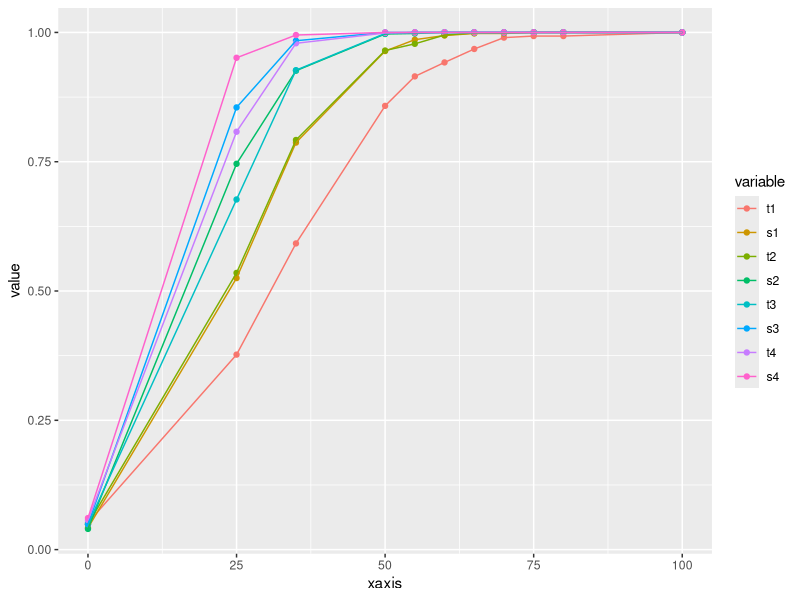
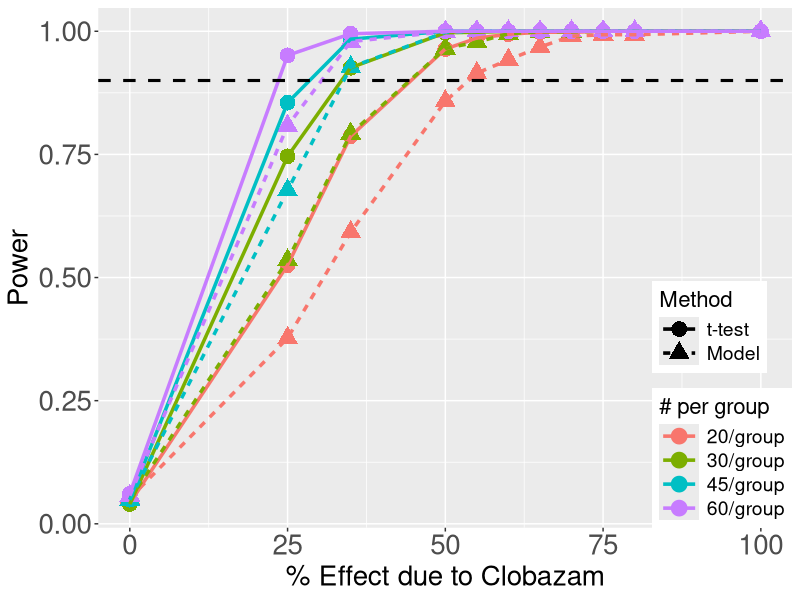

These charts were generated, in order, by the following R code:
#Author: Devin Pastoor
#Email: devin.pastoor@gmail.com
#code for data frame provided by Mathangi Gopalakrishnan


library(ggplot2)
library(plyr)
library(reshape2)
library(grid)

#xaxis data
esize<-c(0,25,35,50,55,60,65,70,75,80,100)

#power data from Mathangi
power<-data.frame(xaxis = c(0,25,35,50,55,60,65,70,75,80,100),
                  t1=c(0.052,0.377,0.592,0.858,0.915,0.942,0.968,0.990,0.993,0.993,1),
                  s1=c(0.042,0.525,0.787,0.964,0.986,0.994,0.998,0.998,1,1,1),
                  t2=c(0.049,0.535,0.792,0.965,0.978,0.995,0.999,0.999,1,1,1),
                  s2=c(0.040,0.746,0.926,0.997,0.998,1,1,1,1,1,1),
                  t3=c(0.049,0.677,0.927,0.998,1,1,1,1,1,1,1),
                  s3=c(0.049,0.855,0.984,1,1,1,1,1,1,1,1),
                  t4=c(0.057,0.808,0.979,0.999,1,1,1,1,1,1,1),
                  s4=c(0.061,0.951,0.995,1,1,1,1,1,1,1,1))

head(power)

#add x-axis data to dataframe
power[0, ] <- esize
y <- melt(power, id="xaxis", variable_name = "label")

#vector to distinguish whether T-test (T) or model (S)
ts <- rep(c("T", "S", "T", "S", "T", "S", "T", "S"), each = 11)

#vector to distinguish # per group
### 1: n = 20/group
### 2: n = 30/group
### 3: n = 45/group
### 4: n = 60/group
grp <- rep(c(seq(1,4)), each = 22)
y[,4] <- as.factor(ts)
y[,5] <- as.factor(grp)

head(y)

#basic qplot to see overall shape
qplot(xaxis, value, data = y, color = variable) + geom_line()

## Plot of power curves 
# ** V4 --> column in data from containing T/S
# ** V5 --> column in dataframe containing 1,2,3,4

plot <- ggplot(data = y, aes(x = xaxis, y = value, color = V5)) +
#add points, lines, and abline
  geom_point(aes(shape = V4), size = 5) +
  geom_line(aes(group = variable, linetype = V4), size = 1.2) +
  geom_hline(aes(yintercept = 0.9), linetype="dashed", size = 1.05) +

#control how legend looks
  labs(color = "# per group", shape = "Method", linetype = "Method") +    #if don't set linetype to same name will separate to 3 legends
  scale_color_discrete(name = "# per group",
                       labels = c("20/group", "30/group", "45/group", "60/group")) +
  scale_linetype_discrete(name = "Method", labels = c("t-test", "Model")) +
  scale_shape_discrete(name = "Method", labels = c("t-test", "Model")) +
  theme(legend.justification=c(1,0), legend.position=c(1,0)) + #legend placement on graph
  theme(legend.key.width= unit(2, "lines")) + #part of grid, controls width of lines in legend

#control how axis looks  
  scale_x_continuous(name = "% Effect due to Clobazam") +
  scale_y_continuous(name = "Power") +
    #to edit out grid lines
    #theme(panel.grid.minor=element_blank(), panel.grid.major=element_blank()) +
  theme(axis.title.x = element_text(size=20)) +
  theme(axis.title.y = element_text(size=20)) +
  theme(axis.text.x = element_text(size=20)) +
  theme(axis.text.y = element_text(size=20)) +
  theme(legend.title = element_text(size = 16)) +
  theme(legend.text = element_text(size = 14)) 
   
plot

